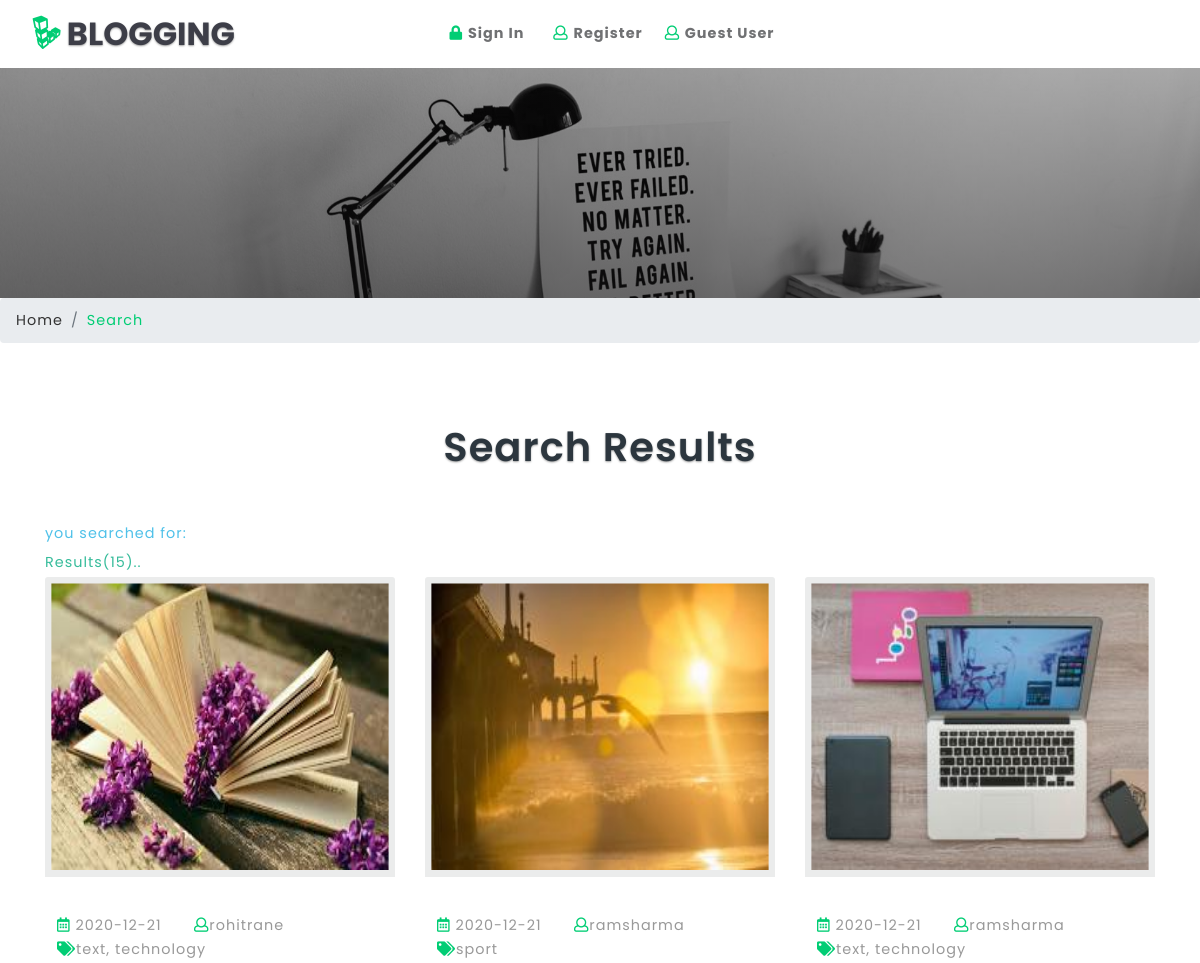
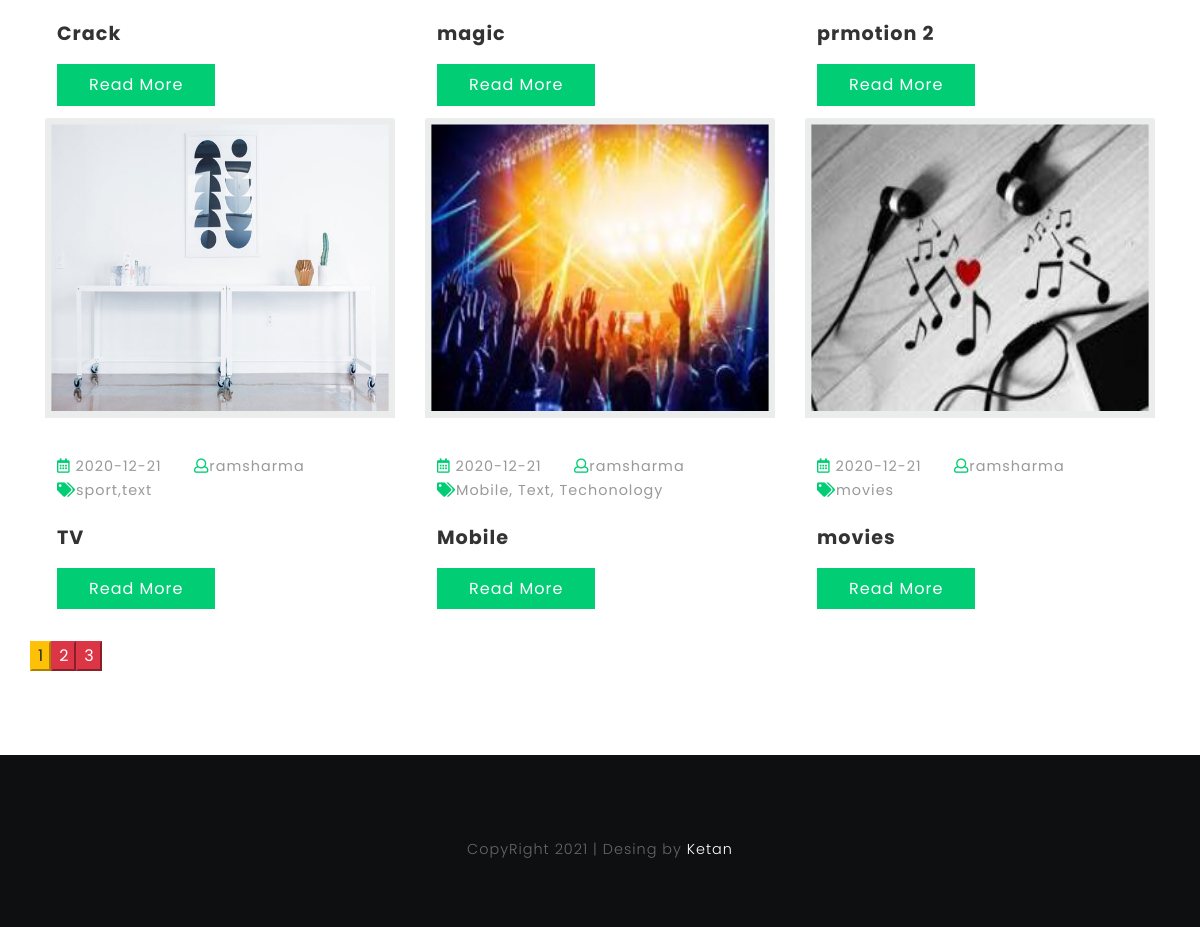
Screenshot of /search.php with the database file from the repository (2 pictures, top to bottom).
### tables this page shows
CREATE TABLE `blogs` (
  `id` int(10) UNSIGNED NOT NULL,
  `title` varchar(190) NOT NULL,
  `tags` varchar(40) NOT NULL,
  `content` text NOT NULL,
  `photo` varchar(50) NOT NULL,
  `posted` varchar(40) NOT NULL,
  `date` date DEFAULT NULL,
  `author` varchar(40) DEFAULT NULL,
  `category` varchar(40) NOT NULL
);

### search.php (the view, shortened to what this page needs)
<?php
require_once('database/db.php');
?>
<!DOCTYPE html>
<html lang="zxx">
<head>
	<link href="css/bootstrap.css" rel='stylesheet' type='text/css' />
	<link rel="stylesheet" href="css/single.css">
	<link href="css/style.css" rel='stylesheet' type='text/css' />
	<link href="css/fontawesome-all.css" rel="stylesheet">
</head>
<body>
	<?php include("header.php");?>
	<?php
    $search_keyword = '';
    $sql = 'SELECT * FROM blogs WHERE title LIKE :keyword OR content LIKE :keyword  OR tags LIKE :keyword OR author LIKE :keyword ORDER BY id DESC ';
    $per_page_html = '';
    $page = 1;
    $start=0;
    $limit=" limit " . $start . "," . ROW_PER_PAGE;
    $pagination_statement = $pdo_conn->prepare($sql);
    $pagination_statement->bindValue(':keyword', '%' . $search_keyword . '%', PDO::PARAM_STR);
    $pagination_statement->execute();
    $row_count = $pagination_statement->rowCount();
    if(!empty($row_count)){
    	$per_page_html .= "<div style='text-align:center;margin:20px 0px;'>";
    	$page_count=ceil($row_count/ROW_PER_PAGE);
    	if($page_count>1) {
    		for($i=1;$i<=$page_count;$i++){
    			if($i==$page){
    				$per_page_html .= '<input type="submit" name="page" value="' . $i . '" class="btn-page current btn-warning" />';
    			} else {
    				$per_page_html .= '<input type="submit" name="page" value="' . $i . '" class="btn-page btn-danger" />';
    			}
    		}
    	}
    	$per_page_html .= "</div>";
    }
    $query = $sql.$limit;
    $pdo_statement = $pdo_conn->prepare($query);
    $pdo_statement->bindValue(':keyword', '%' . $search_keyword . '%', PDO::PARAM_STR);
    $pdo_statement->execute();
    $result = $pdo_statement->fetchAll();
    ?>
	<div class="banner-inner">
	</div>
	<ol class="breadcrumb">
		<li class="breadcrumb-item">
			<a href="index.html">Home</a>
		</li>
		<li class="breadcrumb-item active">Search</li>
	</ol>
	<section class="main-content-w3layouts-agileits">
		<div class="container">
			<h3 class="tittle">Search Results</h3>
			<div class="inner-sec">
				<?php  if ($row_count==0) {
    						echo "<p style=color:#E9573F><b>sorry your search for:<u style=color:black>$search_keyword</u> returned zero results</b></p>";
    						echo "<p><b style=color:#4FC1E9>Suggestions<b><br>Your search item is not available on Our Website<br>Try being more specific with key words<br>Enter key word using title<br>Try search using category<br>Try again later<br></p>";
    						echo "<p><a href=\"http://www.google.com/search?q="
    						. $search_keyword . "\" target=\"_blank\" title=\"Look up
    						" . $search_keyword . " on Google\" style=color:#37BC9B>Click here</a> to try the
    						search on google</p>";
    					}
    					else{
    						echo "<p style=color:#4FC1E9><b>you searched for:<u style=color:black> $search_keyword</u></b></p>";
    						echo "<p style=color:#37BC9B><b>Results($row_count)..</b></p>";
    					}
    					?>
				<div class="left-blog-info-w3layouts-agileits text-left">
					<div class="row">
						<?php
    					if(!empty($result)) {
    						foreach($result as $row) {
                                ?>
						<div class="col-lg-4 card">
							<a href="single.php?id=<?php echo $row['id']; ?>">
								<img src="blogadmin/images/<?php echo $row['photo']; ?>" class="card-img-top img-fluid" alt="fantastic cms" style="width: 480px;height: 300px">
							</a>
							<div class="card-body">
								<ul class="blog-icons my-4">
									<li>
										<a href="#">
											<i class="far fa-calendar-alt"></i> <?php echo $row['date']; ?></a>
									</li>
									<li class="mx-2">
										<a href="#">
											<i class="far fa-user"></i><?php echo $row['author']; ?></a>
									</li>
									<li>
										<a href="#">
											<i class="fas fa-tags"></i><?php echo $row['tags']; ?></a>
									</li>
								</ul>
								<h5 class="card-title">
									<a href="single.php?id=<?php echo $row['id']; ?>"><?php echo $row['title']; ?></a>
								</h5>
								<a href="single.php?id=<?php echo $row['id']; ?>" class="btn btn-primary read-m">Read More</a>
							</div>
						</div>
						<?php
                                  }
                              }
                              ?>
                              <?php echo $per_page_html; ?>
					</div>
				</div>
			</div>
		</div>
	</section>
	<?php include("footer.php") ?>
</body>
</html>

### css/single.css (style rules this page uses)
.card-body { padding: 12px; }

### css/style.css (style rules this page uses)
html, body { margin: 0; font-size: 100%; font-family: 'Poppins', sans-serif; background: #fff; }
body a { text-decoration: none; transition: 0.5s all; -webkit-transition: 0.5s all; -moz-transition: 0.5s all; -o-transition: 0.5s all; -ms-transition: 0.5s all; }
input[type="button"], input[type="submit"], input[type="text"], input[type="email"], input[type="search"] { transition: 0.5s all; -webkit-transition: 0.5s all; -moz-transition: 0.5s all; -o-transition: 0.5s all; -ms-transition: 0.5s all; font-family: 'Poppins', sans-serif; }
h1, h2, h3, h4, h5, h6 { margin: 0; font-family: 'Poppins', sans-serif; letter-spacing:1px; }
p { margin: 0; font-size: 0.9em; color: #777777; line-height: 2em; letter-spacing: 1px; font-weight: 300; }
ul { margin: 0; padding: 0; }
a.btn.btn-primary.read-m { border-radius: 0; padding: 0.55em 2em; letter-spacing: 1px; background: #01cd74; border: none; }
h3.tittle { text-align: center; font-size: 2.5em; color: #2c363e; text-shadow: 0 1px 2px rgba(0, 0, 0, 0.37); font-weight: 600; }
.inner-sec { margin-top:3em; }
.bottom-slider,.main-content-w3layouts-agileits { padding: 5em 0; }
.blog-grid-top h3,.two-blog2 h3,h5.card-title { font-size: 1.2em; margin: 1.2em 0 1em 0; font-weight: 700; }
.blog-grid-top h3 a,.two-blog2 h3 a,h5.card-title a { color: #333333; }
ul.blog-icons li { display: inline-block; margin-right: 20px; list-style:none; }
ul.blog-icons a { font-size: 0.9em; letter-spacing: 1px; color: #999; }
ul.blog-icons i { color: #01cd74; }
.banner-inner { background: -webkit-linear-gradient(rgba(23, 22, 23, 0.2), rgba(23, 22, 23, 0.5)), url(../images/banner4.jpg) no-repeat; background: -moz-linear-gradient(rgba(23, 22, 23, 0.2), rgba(23, 22, 23, 0.5)), url(../images/banner4.jpg) no-repeat; background: -ms-linear-gradient(rgba(23, 22, 23, 0.2), rgba(23, 22, 23, 0.5)), url(../images/banner4.jpg) no-repeat; background: linear-gradient(rgba(23, 22, 23, 0.2), rgba(23, 22, 23, 0.5)), url(../images/banner4.jpg) no-repeat; background-size: cover; min-height: 230px; }
li.breadcrumb-item { font-size: 0.9em; letter-spacing: 1px; }
li.breadcrumb-item a { color: #333; }
.breadcrumb-item.active { color: #01cd74; }
.card { border:none; }
.card-img-top { width: 100%; border: none; background: #ebecec; padding: .4em; }
@media (max-width:1440px) { .bottom-slider, .main-content-w3layouts-agileits, footer,.banner-bottom { padding: 4em 0; } }

### rows the page displays
blogs: photo (picture), date "2020-12-21", author "rohitrane", tags "text, technology", title "Crack"
blogs: photo (picture), date "2020-12-21", author "ramsharma", tags "sport", title "magic"
blogs: photo (picture), date "2020-12-21", author "ramsharma", tags "text, technology", title "prmotion 2"
blogs: photo (picture), date "2020-12-21", author "ramsharma", tags "sport,text", title "TV"
blogs: photo (picture), date "2020-12-21", author "ramsharma", tags "Mobile, Text, Techonology", title "Mobile"
blogs: photo (picture), date "2020-12-21", author "ramsharma", tags "movies", title "movies"

### other values shown
$row_count "15"
